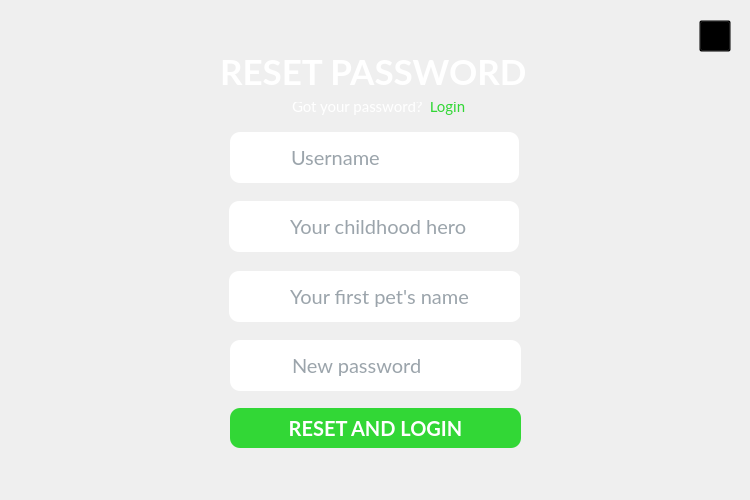
<?xml version="1.0" encoding="UTF-8"?>
<ui version="4.0">
 <class>ForgotPassword</class>
 <widget class="QMainWindow" name="ForgotPassword">
  <property name="geometry">
   <rect>
    <x>0</x>
    <y>0</y>
    <width>750</width>
    <height>500</height>
   </rect>
  </property>
  <property name="sizePolicy">
   <sizepolicy hsizetype="Fixed" vsizetype="Fixed">
    <horstretch>0</horstretch>
    <verstretch>0</verstretch>
   </sizepolicy>
  </property>
  <property name="minimumSize">
   <size>
    <width>750</width>
    <height>500</height>
   </size>
  </property>
  <property name="maximumSize">
   <size>
    <width>750</width>
    <height>500</height>
   </size>
  </property>
  <property name="windowTitle">
   <string>e-Ledger</string>
  </property>
  <property name="windowIcon">
   <iconset resource="resources.qrc">
    <normaloff>:/img/img/ledger_small.png</normaloff>:/img/img/ledger_small.png</iconset>
  </property>
  <property name="toolTipDuration">
   <number>-1</number>
  </property>
  <property name="styleSheet">
   <string notr="true">#username_input, #qs_1_input, #qs_2_input, #new_password_input{
	padding: 10px;
	background-color: #fff;
	border-top-right-radius: 10px;
	border-bottom-right-radius: 10px;
	font-size: 20px;
	color: #374957;
}

#new_password_input{
	border-radius: none;
}

#username_icon, #qs_1_icon, #qs_2_icon, #password_icon{
	background-color: white;
	border-top-left-radius: 10px;
	border-bottom-left-radius: 10px;
	font-size: 20px;
	qproperty-alignment: AlignCenter;
}

#username_input:focus, #qs_1_input:focus, #qs_2_input:focus, #new_password_input:focus{
	background-color: #E3E8F0;
}</string>
  </property>
  <widget class="QWidget" name="centralwidget">
   <widget class="QLabel" name="forgot_password_header">
    <property name="geometry">
     <rect>
      <x>220</x>
      <y>50</y>
      <width>311</width>
      <height>42</height>
     </rect>
    </property>
    <property name="font">
     <font>
      <family>Lato</family>
      <pointsize>-1</pointsize>
      <weight>75</weight>
      <bold>true</bold>
     </font>
    </property>
    <property name="styleSheet">
     <string notr="true">color: #fff;
font-size: 35px;</string>
    </property>
    <property name="text">
     <string>RESET PASSWORD</string>
    </property>
   </widget>
   <widget class="QGroupBox" name="question_2_group_2">
    <property name="geometry">
     <rect>
      <x>229</x>
      <y>201</y>
      <width>291</width>
      <height>51</height>
     </rect>
    </property>
    <property name="styleSheet">
     <string notr="true">border: none;</string>
    </property>
    <property name="title">
     <string/>
    </property>
    <widget class="QLabel" name="qs_1_icon">
     <property name="geometry">
      <rect>
       <x>0</x>
       <y>0</y>
       <width>51</width>
       <height>51</height>
      </rect>
     </property>
     <property name="styleSheet">
      <string notr="true"/>
     </property>
     <property name="text">
      <string/>
     </property>
     <property name="buddy">
      <cstring>qs_1_input</cstring>
     </property>
    </widget>
    <widget class="QLineEdit" name="qs_1_input">
     <property name="geometry">
      <rect>
       <x>49</x>
       <y>0</y>
       <width>241</width>
       <height>51</height>
      </rect>
     </property>
     <property name="font">
      <font>
       <family>Lato</family>
       <pointsize>-1</pointsize>
      </font>
     </property>
     <property name="toolTip">
      <string>Who was your childhood hero?</string>
     </property>
     <property name="styleSheet">
      <string notr="true"/>
     </property>
     <property name="placeholderText">
      <string>Your childhood hero</string>
     </property>
    </widget>
   </widget>
   <widget class="QGroupBox" name="usernameGroup">
    <property name="geometry">
     <rect>
      <x>230</x>
      <y>132</y>
      <width>291</width>
      <height>51</height>
     </rect>
    </property>
    <property name="styleSheet">
     <string notr="true">border: none;</string>
    </property>
    <property name="title">
     <string/>
    </property>
    <widget class="QLabel" name="username_icon">
     <property name="geometry">
      <rect>
       <x>0</x>
       <y>0</y>
       <width>51</width>
       <height>51</height>
      </rect>
     </property>
     <property name="styleSheet">
      <string notr="true"/>
     </property>
     <property name="text">
      <string/>
     </property>
     <property name="buddy">
      <cstring>username_input</cstring>
     </property>
    </widget>
    <widget class="QLineEdit" name="username_input">
     <property name="geometry">
      <rect>
       <x>49</x>
       <y>0</y>
       <width>240</width>
       <height>51</height>
      </rect>
     </property>
     <property name="font">
      <font>
       <family>Lato</family>
       <pointsize>-1</pointsize>
      </font>
     </property>
     <property name="toolTip">
      <string>Enter your valid username.</string>
     </property>
     <property name="styleSheet">
      <string notr="true"/>
     </property>
     <property name="placeholderText">
      <string>Username</string>
     </property>
    </widget>
   </widget>
   <widget class="QGroupBox" name="question_2_group">
    <property name="geometry">
     <rect>
      <x>229</x>
      <y>271</y>
      <width>291</width>
      <height>51</height>
     </rect>
    </property>
    <property name="styleSheet">
     <string notr="true">border: none;</string>
    </property>
    <property name="title">
     <string/>
    </property>
    <widget class="QLabel" name="qs_2_icon">
     <property name="geometry">
      <rect>
       <x>0</x>
       <y>0</y>
       <width>51</width>
       <height>51</height>
      </rect>
     </property>
     <property name="styleSheet">
      <string notr="true"/>
     </property>
     <property name="text">
      <string/>
     </property>
     <property name="buddy">
      <cstring>qs_2_input</cstring>
     </property>
    </widget>
    <widget class="QLineEdit" name="qs_2_input">
     <property name="geometry">
      <rect>
       <x>49</x>
       <y>0</y>
       <width>243</width>
       <height>51</height>
      </rect>
     </property>
     <property name="font">
      <font>
       <family>Lato</family>
       <pointsize>-1</pointsize>
      </font>
     </property>
     <property name="toolTip">
      <string>What was your first pet's name?</string>
     </property>
     <property name="styleSheet">
      <string notr="true"/>
     </property>
     <property name="placeholderText">
      <string>Your first pet's name</string>
     </property>
    </widget>
   </widget>
   <widget class="QPushButton" name="reset_button">
    <property name="geometry">
     <rect>
      <x>230</x>
      <y>408</y>
      <width>291</width>
      <height>40</height>
     </rect>
    </property>
    <property name="font">
     <font>
      <family>Lato</family>
      <pointsize>-1</pointsize>
      <weight>75</weight>
      <bold>true</bold>
     </font>
    </property>
    <property name="cursor">
     <cursorShape>PointingHandCursor</cursorShape>
    </property>
    <property name="toolTip">
     <string>Click here to reset your password and login.</string>
    </property>
    <property name="styleSheet">
     <string notr="true">#reset_button{
	background-color: #32D736;
	border-radius: 10px;
	color: #fff;
	font-size: 20px;
	padding: 8px;
}

#reset_button:hover {
	background-color: #34E038;
}


</string>
    </property>
    <property name="text">
     <string>RESET AND LOGIN</string>
    </property>
    <property name="shortcut">
     <string>Return</string>
    </property>
   </widget>
   <widget class="QGroupBox" name="passwordGroup">
    <property name="geometry">
     <rect>
      <x>230</x>
      <y>340</y>
      <width>291</width>
      <height>51</height>
     </rect>
    </property>
    <property name="styleSheet">
     <string notr="true">border: none;</string>
    </property>
    <property name="title">
     <string/>
    </property>
    <widget class="QLineEdit" name="new_password_input">
     <property name="geometry">
      <rect>
       <x>50</x>
       <y>0</y>
       <width>190</width>
       <height>51</height>
      </rect>
     </property>
     <property name="font">
      <font>
       <family>Lato</family>
       <pointsize>-1</pointsize>
      </font>
     </property>
     <property name="toolTip">
      <string>Enter valid new password.</string>
     </property>
     <property name="styleSheet">
      <string notr="true"/>
     </property>
     <property name="echoMode">
      <enum>QLineEdit::Normal</enum>
     </property>
     <property name="placeholderText">
      <string>New password</string>
     </property>
    </widget>
    <widget class="QLabel" name="password_icon">
     <property name="geometry">
      <rect>
       <x>0</x>
       <y>0</y>
       <width>51</width>
       <height>51</height>
      </rect>
     </property>
     <property name="styleSheet">
      <string notr="true"/>
     </property>
     <property name="text">
      <string/>
     </property>
     <property name="buddy">
      <cstring>new_password_input</cstring>
     </property>
    </widget>
    <widget class="QPushButton" name="show_hide_pwd_btn">
     <property name="geometry">
      <rect>
       <x>240</x>
       <y>0</y>
       <width>51</width>
       <height>51</height>
      </rect>
     </property>
     <property name="cursor">
      <cursorShape>PointingHandCursor</cursorShape>
     </property>
     <property name="toolTip">
      <string>Click here to view/hide password.</string>
     </property>
     <property name="styleSheet">
      <string notr="true">background-color: white;
border-top-right-radius: 10px;
border-bottom-right-radius: 10px;
font-size: 20px;</string>
     </property>
     <property name="text">
      <string/>
     </property>
     <property name="checkable">
      <bool>true</bool>
     </property>
    </widget>
   </widget>
   <widget class="QGroupBox" name="gotPassword">
    <property name="geometry">
     <rect>
      <x>284</x>
      <y>102</y>
      <width>182</width>
      <height>20</height>
     </rect>
    </property>
    <property name="styleSheet">
     <string notr="true">border: none;</string>
    </property>
    <property name="title">
     <string/>
    </property>
    <widget class="QLabel" name="got_password_message">
     <property name="geometry">
      <rect>
       <x>8</x>
       <y>-6</y>
       <width>131</width>
       <height>21</height>
      </rect>
     </property>
     <property name="font">
      <font>
       <family>Lato</family>
       <pointsize>-1</pointsize>
      </font>
     </property>
     <property name="styleSheet">
      <string notr="true">font-size: 15px;
background-color: transparent;
color: #fff;</string>
     </property>
     <property name="text">
      <string>Got your password?</string>
     </property>
     <property name="buddy">
      <cstring>login_button</cstring>
     </property>
    </widget>
    <widget class="QPushButton" name="login_button">
     <property name="geometry">
      <rect>
       <x>143</x>
       <y>-10</y>
       <width>41</width>
       <height>28</height>
      </rect>
     </property>
     <property name="font">
      <font>
       <family>Lato</family>
       <pointsize>-1</pointsize>
      </font>
     </property>
     <property name="cursor">
      <cursorShape>PointingHandCursor</cursorShape>
     </property>
     <property name="toolTip">
      <string>Click here to login.</string>
     </property>
     <property name="styleSheet">
      <string notr="true">#login_button {
	font-size: 15px;
	background-color: transparent;
	color: #32D736;
}

#login_button:hover {
	color: #3EF642;
}</string>
     </property>
     <property name="text">
      <string>Login</string>
     </property>
    </widget>
   </widget>
   <widget class="QPushButton" name="help_button">
    <property name="geometry">
     <rect>
      <x>699</x>
      <y>20</y>
      <width>32</width>
      <height>32</height>
     </rect>
    </property>
    <property name="cursor">
     <cursorShape>PointingHandCursor</cursorShape>
    </property>
    <property name="toolTip">
     <string>Help</string>
    </property>
    <property name="styleSheet">
     <string notr="true">background: transparent;</string>
    </property>
    <property name="text">
     <string/>
    </property>
   </widget>
  </widget>
 </widget>
 <tabstops>
  <tabstop>username_input</tabstop>
  <tabstop>qs_1_input</tabstop>
  <tabstop>qs_2_input</tabstop>
  <tabstop>new_password_input</tabstop>
  <tabstop>show_hide_pwd_btn</tabstop>
  <tabstop>reset_button</tabstop>
  <tabstop>login_button</tabstop>
 </tabstops>
 <resources>
  <include location="resources.qrc"/>
 </resources>
 <connections/>
</ui>
